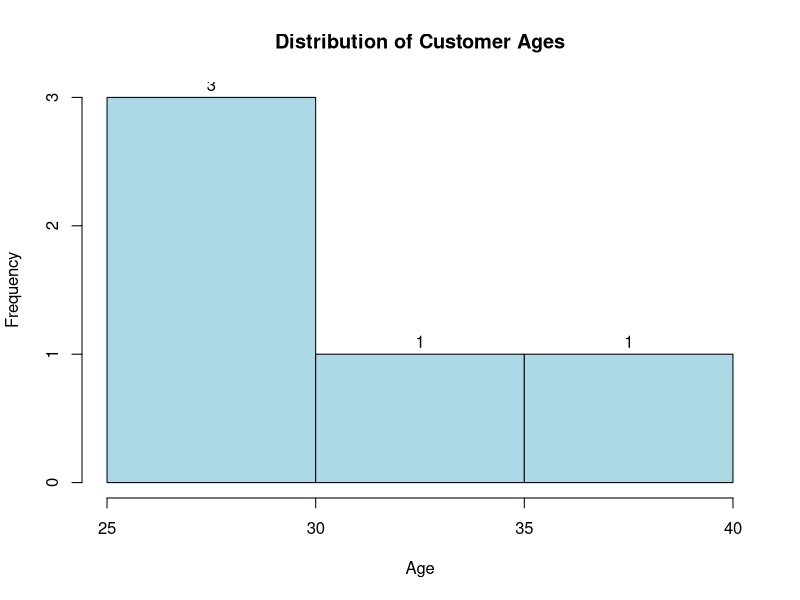

Recreate this plot in R.
# Assuming you have a data frame named 'customer_data' with columns 'Customer ID', 'Age', and 'Satisfaction Score'
customer_data <- data.frame(
  "Customer ID" = c(1, 2, 3, 4, 5),
  "Age" = c(25, 30, 35, 28, 40),
  "Satisfaction Score" = c(4, 5, 3, 4, 5)
)

# Creating a histogram for the 'Age' column
hist(customer_data$Age, 
     main = "Distribution of Customer Ages",
     xlab = "Age",
     ylab = "Frequency",
     col = "lightblue",
     border = "black",
     labels = TRUE  # Display counts on top of bars
)
